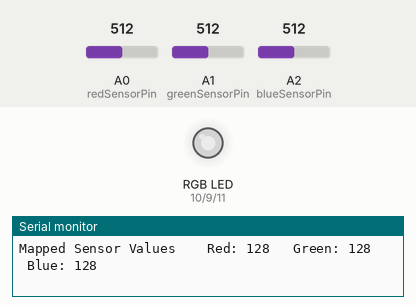
Recording of a program running on a simulated Arduino Uno, built with avr-gcc and run on an emulated ATmega328P. Shown: an RGB LED mixed from three pins (HIGH = lit), the last lines printed to the serial monitor. The inputs (shaded band) are chosen by the test bench; at power-on: A0 (redSensorPin) = 512, A1 (greenSensorPin) = 512, A2 (blueSensorPin) = 512. Dim RGB values are drawn brighter than linear.

Above: at 1.2 s.
1.3 s: A0 (redSensorPin) set to 415
At 2.3 s:
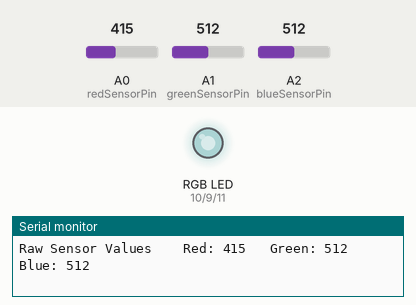
4.3 s: A0 (redSensorPin) set to 392
At 5.0 s:
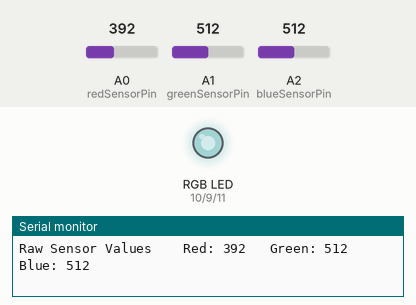
7.3 s: A1 (greenSensorPin) set to 408
At 8.5 s:
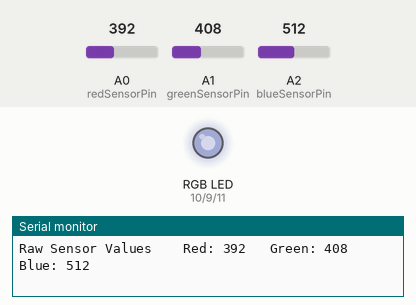
10.3 s: A1 (greenSensorPin) set to 385
At 11.4 s:
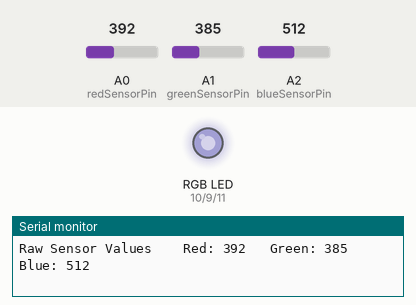
13.3 s: A2 (blueSensorPin) set to 992
At 13.8 s:
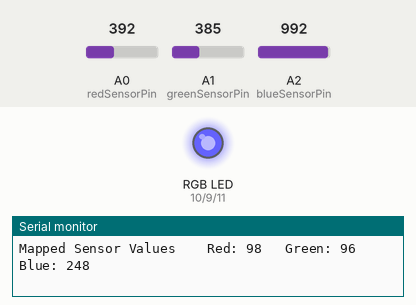
14.9 s: A2 (blueSensorPin) set to 1008
At 16.4 s:
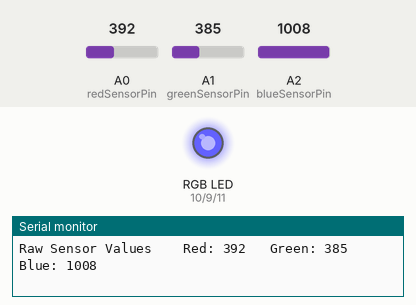
Timing chart, 0 to 17.9 s (numbered marks = the images above; inputs shaded):
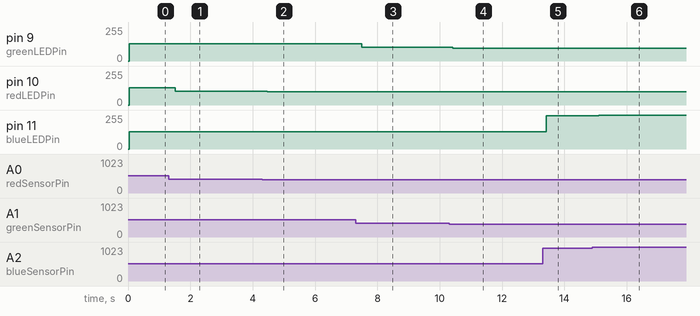

The program:

main.cpp
```cpp
#include <Arduino.h>

// define the LED pin
const int greenLEDPin = 9;
const int redLEDPin = 10;
const int blueLEDPin = 11;

// define the sensor pin
const int redSensorPin = A0;
const int greenSensorPin = A1;
const int blueSensorPin = A2;

// define the RGB variables
int redValue = 0;
int greenValue = 0;
int blueValue = 0;

// define the sensor variables
int redSensorValue = 0;
int greenSensorValue = 0;
int blueSensorValue = 0;

void setup() {
  // open a serial connection
  Serial.begin(9600);

  // initialize the LED pins as outputs
  pinMode(greenLEDPin, OUTPUT);
  pinMode(redLEDPin, OUTPUT);
  pinMode(blueLEDPin, OUTPUT);
}

void loop() {
  // read the sensor values
  redSensorValue = analogRead(redSensorPin);
  greenSensorValue = analogRead(greenSensorPin);
  blueSensorValue = analogRead(blueSensorPin);

  // print the sensor values
  Serial.print("Raw Sensor Values \t Red: ");
  Serial.print(redSensorValue);
  Serial.print("\t Green: ");
  Serial.print(greenSensorValue);
  Serial.print("\t Blue: ");
  Serial.println(blueSensorValue);

  // map the sensor values to the RGB range
  redValue = redSensorValue / 4;
  greenValue = greenSensorValue / 4;
  blueValue = blueSensorValue / 4;

  // print the RGB values
  Serial.print("Mapped Sensor Values \t Red: ");
  Serial.print(redValue);
  Serial.print("\t Green: ");
  Serial.print(greenValue);
  Serial.print("\t Blue: ");
  Serial.println(blueValue);

  // write the RGB values to the LED pins

  analogWrite(redLEDPin, redValue);
  analogWrite(greenLEDPin, greenValue);
  analogWrite(blueLEDPin, blueValue);

}
```

Measured:
- after the input at 1.3 s, pin 10 (redLEDPin): 128/255 → 103/255 after 0.22 s
- after the input at 4.3 s, pin 10 (redLEDPin): 103/255 → 98/255 after 0.17 s
- after the input at 7.3 s, pin 9 (greenLEDPin): 128/255 → 102/255 after 0.20 s
- after the input at 10.3 s, pin 9 (greenLEDPin): 102/255 → 96/255 after 0.12 s
- after the input at 13.3 s, pin 11 (blueLEDPin): 128/255 → 248/255 after 0.12 s
- after the input at 14.9 s, pin 11 (blueLEDPin): 248/255 → 252/255 after 0.19 s
